Frame 1 (no input): blank canvas, image omitted
Frame 60 (no input): blank canvas, image omitted
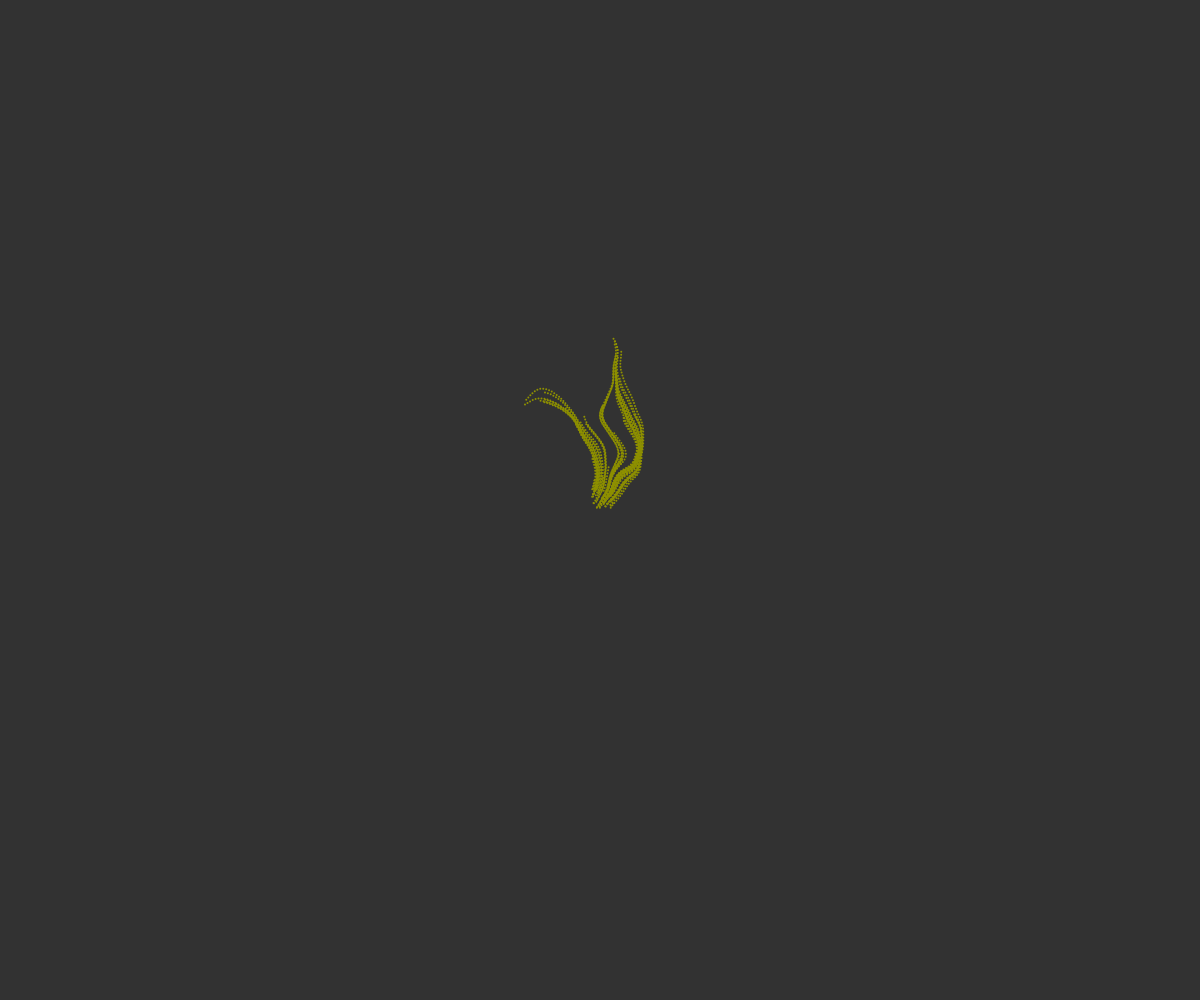
Frame 120 (the mouse pressed at the canvas centre since frame 60)

The p5.js sketch whose frames 1 and 60 were blank and that drew this single picture after the mouse press (run headless with seeded random() and noise() and a simulated clock; from frame 60 on, the mouse is pressed at the canvas centre):

// p5.js sketch
// ── sketch.js
var particles = [];
var mouse;

var colorA;
var colorB;
var colorC;
var colorD;

function setup() {
	mouse = createVector(mouseX,mouseY);
	createCanvas(windowWidth,windowHeight);
	MnowPos = createVector(500,500);
	Macc = createVector(2,-2);
	noStroke();
	fill(0);
	rectMode(CENTER);
	background(50);
	colorA = color(145,93,0);
	colorB = color(197, 26, 60);
	colorC = color(142,144,0);
	colorD = color(30,71,140);
}
function draw() {
	mouse.set(mouseX,mouseY)
	for(var i = 0; i < particles.length; i++){
		particles[i].update();
		particles[i].draw();
		var noiseRot = map(noise(particles[i].nowPos.x * .008 ,particles[i].nowPos.y * .008), .2, .8, 0, PI*2 );
		particles[i].acc.set(cos(noiseRot)*3,sin(noiseRot)*3);
	}
	if(particles.length < 500){
		MnowPos.set(mouse);
		MnowPos.add(random(-10,10), random(-10,10) );
		var mLoc = int(map(mouseX,0,width,0,4));
		if(mLoc == 0){
			particles[i] = new Particle(MnowPos,Macc,colorA);
		}
		else if(mLoc == 1){
			particles[i] = new Particle(MnowPos,Macc,colorB);
		}
		else if(mLoc == 2){
			particles[i] = new Particle(MnowPos,Macc,colorC);
		}
		else if(mLoc == 3){
			particles[i] = new Particle(MnowPos,Macc,colorD);
		}
	}
	for(var j = 0; j < particles.length; j++){
		if(particles[j].nowPos.x>=width-10 || particles[j].nowPos.x <= 10 || particles[j].nowPos.y>=height-10 || particles[j].nowPos.y <= 10  || particles[j].lifeCount <= 0){
			particles.splice(j,1);
			//println("kill : " + j);
		}
	}
}

function Particle ( posN, accN, colorIn){
	this.nowPos=createVector(posN.x,posN.y);
	this.acc = createVector(accN.x, accN.y);
	this.lifeCount = random(100,400);
	this.colorN = colorIn;
}

Particle.prototype.update = function(){
	this.lifeCount--;
	this.nowPos.add(this.acc);
}

Particle.prototype.draw = function(){
	fill(this.colorN);
	ellipse(this.nowPos.x,this.nowPos.y,2,2);
}
